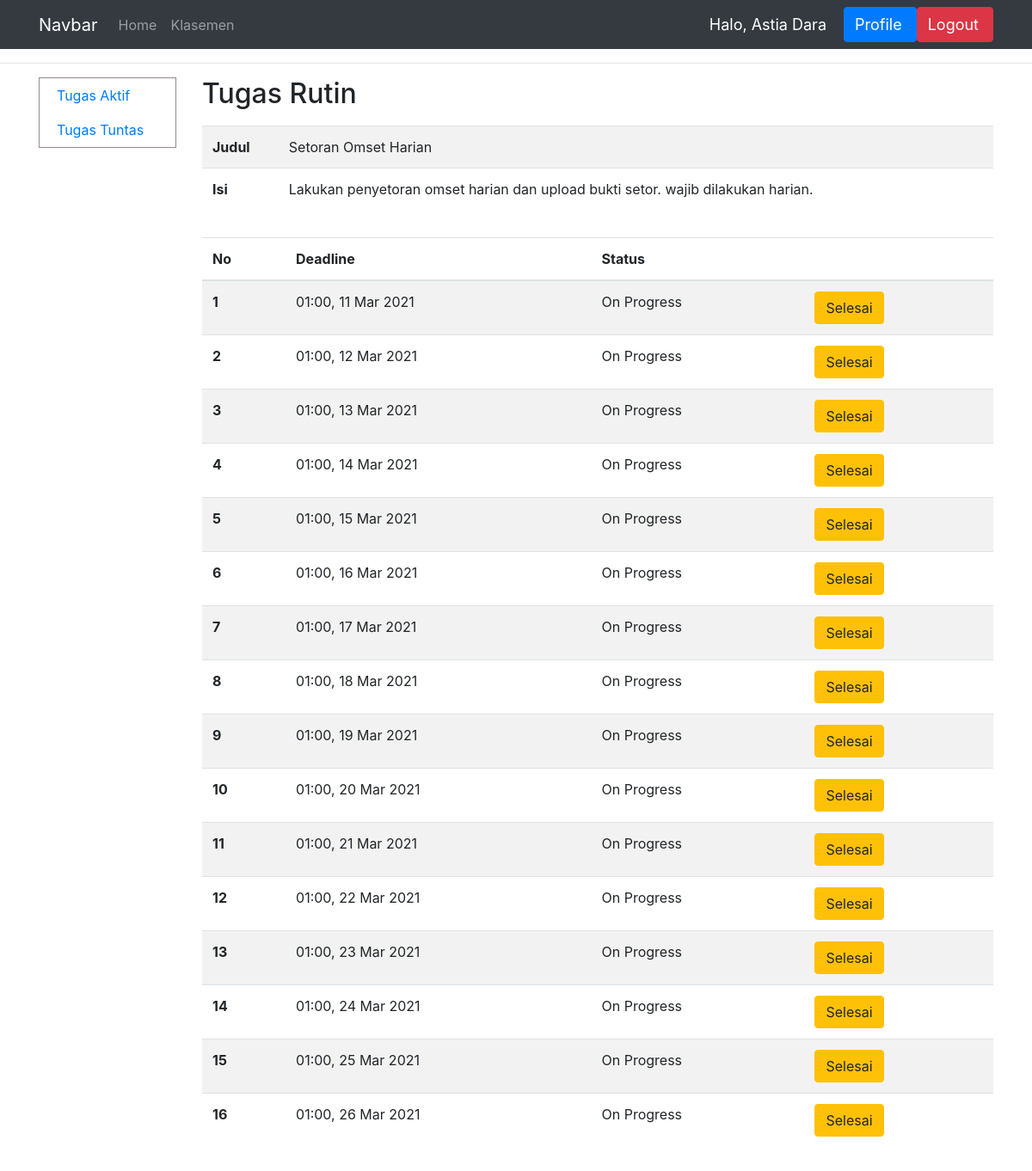
Page /daftar_tugas_rutin/35 (signed in) on the earlier database version.
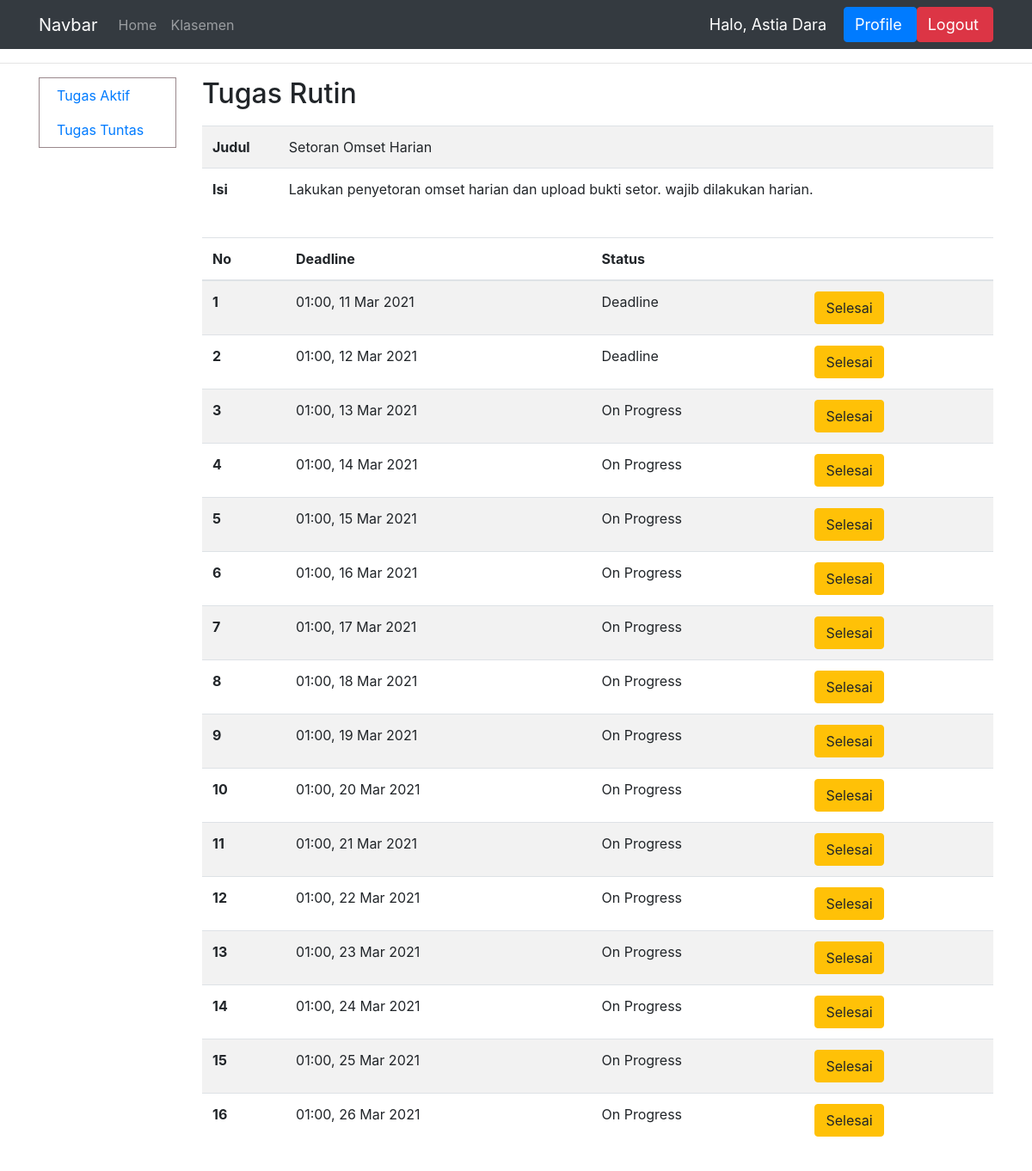
Same page on the later database version.
### dashboard/models.py (models this page shows)
class IsiTugasRutin(models.Model):
    STATUS = (
        ('Tuntas', 'Tuntas'),
        ('Hold', 'Hold'),
        ('On Progress', 'On Progress'),
        ('Selesai', 'Selesai'),
        ('Deadline', 'Deadline'),
    )
    tugas_rutin = models.ForeignKey(TugasRutin, on_delete=models.CASCADE)
    deadline = models.DateTimeField('Deadline')
    status = models.CharField(max_length=15, choices=STATUS)
    bukti = models.CharField(max_length=100, null=True)
    penilaian = models.IntegerField(null=True)
    komentar = models.CharField(max_length=1000)
    link_bukti = models.CharField(max_length=1000, null=True, default='#')
    selesai_pada = models.DateTimeField('Selesai pada', null=True)
    ketuntasan = models.BooleanField(null=True, default=False)
    judul = models.CharField(max_length=150, null=True)
    isi = models.CharField(max_length=1000, null=True)

### dashboard/views.py (the view)
# urls.py: path('daftar_tugas_rutin/<int:id_tugas>', views.daftar_tugas_rutin, name='daftar_tugas_rutin'),
@login_required(login_url='login')
def daftar_tugas_rutin(request, id_tugas):
    nama = request.user.first_name
    t = TugasRutin.objects.get(pk=id_tugas)
    tr = IsiTugasRutin.objects.filter(tugas_rutin=t)
    manager = request.user.groups.filter(name='Manager').exists()
    context = {'nama' : nama, 'judul' : t.judul, 'isi' : t.isi, 'tugas_rutin' : tr}
    if not request.user.groups.filter(name='Eksekutif').exists() or request.user.last_name == 'Human Resource':
        context['data_kar'] = True
    if manager:
        context['sidebar_manager'] = True
    return render(request, 'eksekutif/daftar_tugas_rutin.html', context)

### templates/eksekutif/daftar_tugas_rutin.html (shortened to what this page needs)
{% extends 'main.html' %}
{% block content %}
<hr>
<div class="container">
    <div class="row">
      {% if sidebar_manager %}
        {% include 'manager/sidebar.html' %}
      {% else %}
        {% include 'eksekutif/sidebar.html' %}
      {% endif %}
        <div class="col">
            <h2 class="padding-proyek">Tugas Rutin</h2>
            <table class="table table-striped">
              <tbody>
                <tr>
                  <th scope="row">Judul</th>
                  <td>{{judul}}</td>
                </tr>
                <tr>
                  <th scope="row">Isi</th>
                  <td>{{isi|linebreaks}}</td>
                </tr>
              </tbody>
            </table>
              <table class="table table-striped">
                <thead>
                  <tr>
                    <th scope="col">No</th>
                    <th scope="col">Deadline</th>
                    <th scope="col">Status</th>
                    <th></th>
                  </tr>
                </thead>
                <tbody>
                    {% for isi in tugas_rutin %}
                  <tr>
                    <th scope="row">{{forloop.counter}}</th>
                    <td>{{isi.deadline|time:"H:i"}}, {{isi.deadline|date:"d M Y"}}</td>
                    <td>{{isi.status}}</td>
                    <td><a class="btn btn-warning" href="{% url 'upload_dokumentasi_tr' isi.id %}" role="button">Selesai</a></td>
                  </tr>
                    {% endfor %}
                </tbody>
              </table>
              <br><br><br><br><br><br><br><br>
        </div>
    </div>
</div>
{% endblock %}

Differences in the rows shown:
changed IsiTugasRutin "11 Mar 2021": status "On Progress" → "Deadline"
changed IsiTugasRutin "12 Mar 2021": status "On Progress" → "Deadline"
